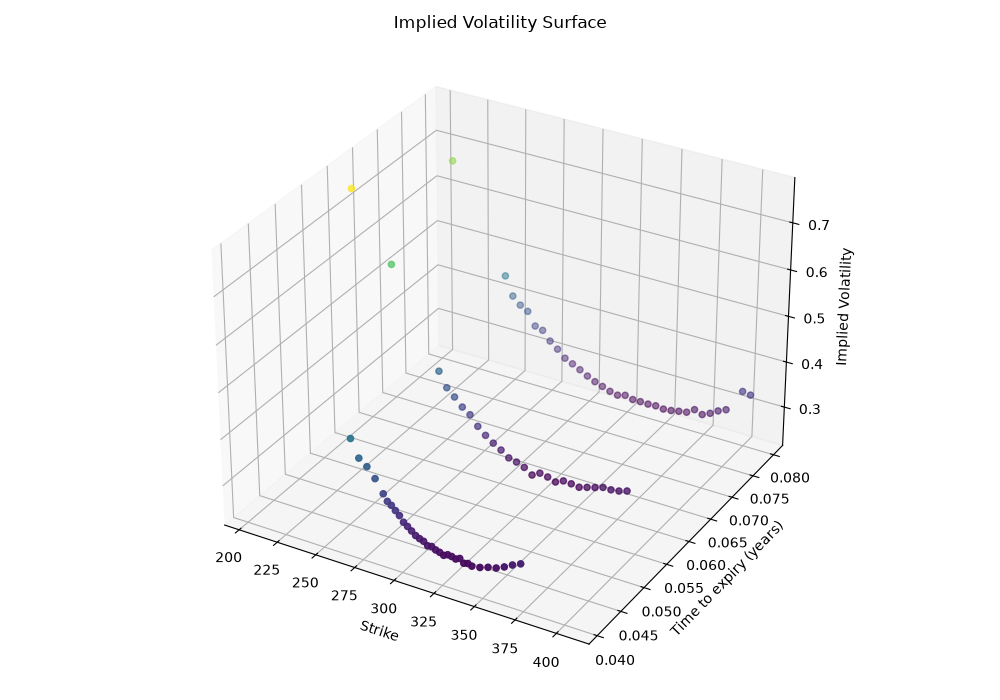

Generate this figure with Python:
"""
vol_surface.py
Fetches real option chain data via yfinance, computes implied volatility
across strikes and expiries using the Week 4 solver, and visualizes the
resulting volatility smile/surface.

Week 8 of options-engine project
"""

import datetime as dt
import matplotlib.pyplot as plt
from mpl_toolkits.mplot3d import Axes3D  # noqa: F401 - needed to enable 3D projection
import yfinance as yf

from implied_vol import implied_volatility

RISK_FREE_RATE = 0.03  # simplification: one constant rate across all expiries

import math


def fetch_option_chain(
    ticker_symbol,
    max_expiries=6,
    min_days_to_expiry=10,
    moneyness_band=0.4,
    min_open_interest=10,
    min_volume=1,
    min_price=0.10,
):
    """
    Pull real option chain data for a ticker across several expiries.

    Uses OTM options only (puts below spot, calls above spot) - the most
    liquid, and avoids mixing calls/puts whose implied vols can genuinely
    diverge on ITM contracts (e.g. American early-exercise premium on ITM
    puts, which the European solver has no way to model).

    min_days_to_expiry: skips very short-dated options (near-zero vega).
    moneyness_band: only keep strikes within this fraction of spot.
    min_open_interest / min_volume: skip illiquid contracts.
    min_price: skips options too cheap to trust (rounding noise dominates).

    Returns (current_price, list_of_quote_dicts).
    """
    ticker = yf.Ticker(ticker_symbol)
    S = ticker.history(period="1d")["Close"].iloc[-1]

    expiries = ticker.options[:max_expiries]
    today = dt.date.today()

    rows = []
    for expiry_str in expiries:
        expiry_date = dt.datetime.strptime(expiry_str, "%Y-%m-%d").date()
        days_to_expiry = (expiry_date - today).days
        if days_to_expiry < min_days_to_expiry:
            continue

        T = days_to_expiry / 365
        chain = ticker.option_chain(expiry_str)

        for df, option_type in [(chain.calls, "call"), (chain.puts, "put")]:
            for _, row in df.iterrows():
                strike = row["strike"]
                if strike < S * (1 - moneyness_band) or strike > S * (
                    1 + moneyness_band
                ):
                    continue

                if strike < S and option_type != "put":
                    continue
                if strike >= S and option_type != "call":
                    continue

                open_interest = row.get("openInterest", 0) or 0
                volume = row.get("volume", 0) or 0
                if open_interest < min_open_interest and volume < min_volume:
                    continue

                bid = row.get("bid", 0) or 0
                ask = row.get("ask", 0) or 0
                last = row.get("lastPrice", 0) or 0

                if bid > 0 and ask > 0:
                    market_price = (bid + ask) / 2
                elif last > 0:
                    market_price = last
                else:
                    continue

                if market_price < min_price:
                    continue

                rows.append(
                    {
                        "strike": strike,
                        "expiry": expiry_str,
                        "T": T,
                        "market_price": market_price,
                        "option_type": option_type,
                    }
                )

    return S, rows


def build_vol_surface(S, rows):
    """
    Run the Week 4 implied vol solver on every option chain row.
    Returns a list of (strike, T, implied_vol) points, skipping failures.
    """
    surface_points = []

    for row in rows:
        try:
            iv = implied_volatility(
                row["market_price"],
                S,
                row["strike"],
                row["T"],
                RISK_FREE_RATE,
                row["option_type"],
            )
            if 0.01 < iv < 3.0:  # sanity filter: discard nonsensical solver results
                surface_points.append((row["strike"], row["T"], iv))
        except (ValueError, ZeroDivisionError):
            continue  # bad or inconsistent quote - skip rather than crash the whole run

    return surface_points


def plot_smile(surface_points, S, target_T, tolerance=0.05):
    """Plot implied vol vs strike for options near one specific expiry."""
    smile = sorted(
        [(K, iv) for K, T, iv in surface_points if abs(T - target_T) < tolerance]
    )
    if not smile:
        print(f"No data close to T={target_T:.3f}")
        return

    strikes = [K for K, iv in smile]
    ivs = [iv for K, iv in smile]

    plt.figure(figsize=(8, 5))
    plt.plot(strikes, ivs, marker="o")
    plt.axvline(S, color="gray", linestyle="--", label=f"Spot price ({S:.2f})")
    plt.xlabel("Strike")
    plt.ylabel("Implied Volatility")
    plt.title(f"Volatility Smile (T ≈ {target_T:.3f} years)")
    plt.legend()
    plt.tight_layout()
    plt.savefig("vol_smile.png")
    print("Saved vol_smile.png")


def plot_surface(surface_points):
    """Plot the full implied volatility surface across strikes and expiries."""
    strikes = [p[0] for p in surface_points]
    Ts = [p[1] for p in surface_points]
    ivs = [p[2] for p in surface_points]

    fig = plt.figure(figsize=(10, 7))
    ax = fig.add_subplot(111, projection="3d")
    ax.scatter(strikes, Ts, ivs, c=ivs, cmap="viridis")
    ax.set_xlabel("Strike")
    ax.set_ylabel("Time to expiry (years)")
    ax.set_zlabel("Implied Volatility")
    ax.set_title("Implied Volatility Surface")
    plt.tight_layout()
    plt.savefig("vol_surface.png")
    print("Saved vol_surface.png")


if __name__ == "__main__":
    TICKER = "AAPL"

    print(f"Fetching option chain for {TICKER}...")
    S, rows = fetch_option_chain(TICKER)
    print(f"Current price: {S:.2f}")
    print(f"Fetched {len(rows)} raw option quotes")

    surface_points = build_vol_surface(S, rows)
    skipped = len(rows) - len(surface_points)
    print(
        f"Successfully computed implied vol for {len(surface_points)} options "
        f"({skipped} skipped due to bad quotes or solver failures)"
    )

    if surface_points:
        nearest_expiry = sorted(set(T for K, T, iv in surface_points))[0]
        plot_smile(surface_points, S, nearest_expiry)
        plot_surface(surface_points)
